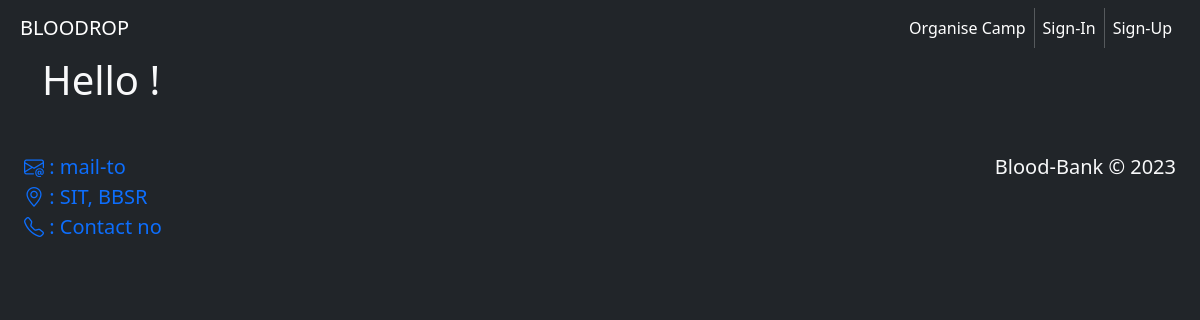
/hospital/, run on an earlier commit of the app's database.
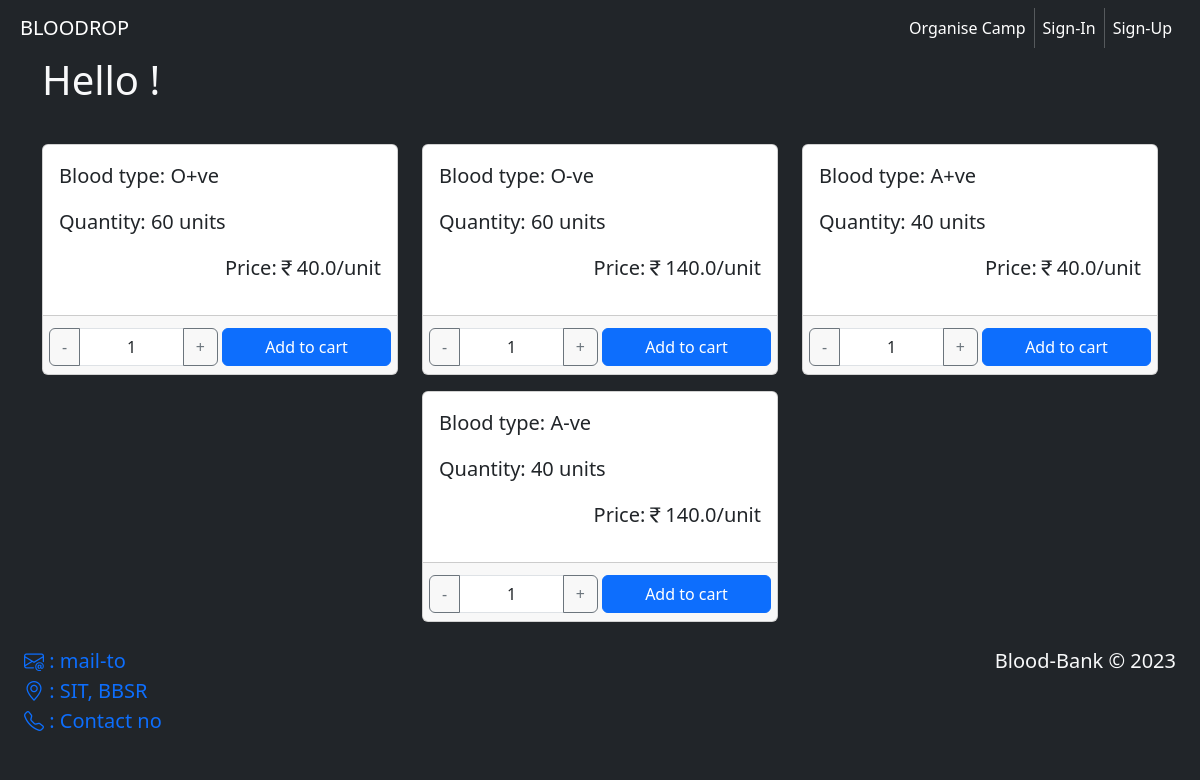
And on a later commit of the database.
### hospital/models.py (models this page shows, shortened)
class BloodDepot(models.Model):
    b_group = models.CharField(max_length=5)
    quantity = models.IntegerField()
    price = models.FloatField()

### hospital/views.py (the view)
# urls.py: path('',views.index,name='doner_home'),
def index(request):
    blood = BloodDepot.objects.all()
    context = {
        'blood':blood,
    }
    return render(request,'hospital/index.html',context)

### templates/hospital/index.html (shortened to what this page needs)
{% extends 'base.html' %}
{% load static %}
{% block css %}
<link rel="stylesheet" href="{% static 'css/hospital-index.css' %}">
{% endblock css %}
{% block content %}
    <div class="container">
        <h1 class="text-light"> Hello {{user.first_name}}!</h1><br>
        <div class="row">
            {% for b in blood %}
                <div class="col-md-4 mx-auto">
                    <div class="card my-2">
                        <div class="card-body">
                            <p class="lead">Blood type: {{b.b_group}}</p>
                            <div class="row">
                                <div class="col-auto">
                                    <p class="lead">Quantity: {{b.quantity}} units</p>
                                </div>
                                <div class="col-auto ms-auto">
                                    <p class="lead">Price:<i class="bi bi-currency-rupee"></i>{{b.price}}/unit</p>
                                </div>
                            </div>
                        </div>
                        <div class="card-footer">
                            <div class="row">
                                <form action="{% url 'add_to_cart' %}" method="post">
                                    <div class="row">
                                        <div class="col-md-6 g-1">
                                            <div class="input-group">
                                                <div class="dec btn btn-outline-secondary" type="button">-</div>
                                                <input type="number" name="quantity" class="form-control text-center" value="1" readonly>
                                                <div class="inc btn btn-outline-secondary" type="button">+</div>
                                            </div>
                                        </div>
                                        <div class="col-md-6 g-1">
                                            <input type="submit" value="Add to cart" class="w-100 btn btn-primary">
                                        </div>
                                    </div>
                                </form>
                            </div>
                        </div>
                    </div>
                </div>
            {% endfor %}
        </div>
    </div>
{% endblock content %}

### templates/base.html (shortened to what this page needs)
{% load static %}
<!DOCTYPE html>
<html lang="en">
<head>
    <link rel="stylesheet" href="{% static 'bs5/css/bootstrap.min.css' %}">
    <link rel="stylesheet" href="{% static 'css/base.css' %}">
    <link rel="stylesheet" href="https://cdn.jsdelivr.net/npm/bootstrap-icons@1.10.3/font/bootstrap-icons.css">
    {% block css %}
    {% endblock css %}
</head>
<body class="bg-dark">
    <div class="mx-lg-2">
        <nav class="navbar navbar-dark navbar-expand-lg sticky-top bg-dark">
            <div class="container-fluid">
                <a class="navbar-brand" href='{% url 'index' %}'> BLOODROP</a>
                <div class="collapse navbar-collapse" id="navbarSupportedContent">
                    <ul class="navbar-nav ms-auto mb-2 mb-lg-0">
                        {% if user.is_authenticated %}
                            {% if user.is_staff %}
                            <li class="nav-item dropdown">
                                <a class="nav-link dropdown-toggle" href="#" id="navbarDropdown" role="button"
                                    data-bs-toggle="dropdown" aria-expanded="false">
                                    Welcome {{user.first_name}}
                                </a>
                                <ul class="dropdown-menu" aria-labelledby="navbarDropdown">
                                    <li><a class="dropdown-item" href="{% url 'hospital_home' %}">Order Blood</a></li>
                                    <li><a class="dropdown-item" href="{% url 'hospital_cart' %}">Cart</a></li>
                                    <li><a class="dropdown-item" href="{% url 'hospital_track_order' %}">Track Order</a></li>
                                    <li>
                                        <hr class="dropdown-divider">
                                    </li>
                                    <li><a class="dropdown-item" href="{% url 'hospital_order_history' %}">Order History</a></li>
                                </ul>
                            </li>
                            <div class="vr text-light"></div>
                            <li class="nav-item">
                                <a class="nav-link active" aria-current="page" href="{% url 'logout' %}">Logout</a>
                            </li>
                            {% else %}
                            <li class="nav-item dropdown">
                                <a class="nav-link dropdown-toggle" href="#" id="navbarDropdown" role="button"
                                    data-bs-toggle="dropdown" aria-expanded="false">
                                    Welcome {{user.first_name}} {{user.last_name}}
                                </a>
                                <ul class="dropdown-menu" aria-labelledby="navbarDropdown">
                                    <li><a class="dropdown-item" href="{% url 'doner_home' %}">Donate Blood</a></li>
                                    <li><a class="dropdown-item" href="{% url 'doner_coupons' %}">Coupons</a></li>
                                    <li>
                                        <hr class="dropdown-divider">
                                    </li>
                                    <li><a class="dropdown-item" href="{% url 'doner_participation' user.email %}">Active Participations</a></li>
                                </ul>
                            </li>
                            <div class="vr text-light"></div>
                            <li class="nav-item">
                                <a class="nav-link active" aria-current="page" href='{% url 'logout' %}'>Logout</a>
                            </li>
                            {% endif %}
                        {% else %}
                        <li class="nav-item">
                            <a class="nav-link active" aria-current="page" href='{% url 'organize' %}'>Organise Camp</a>
                        </li>
                        <li class="nav-item">
                            <a class="nav-link active" aria-current="page" href='{% url 'donor_signin' %}'>Sign-In</a>
                        </li>
                        <li class="nav-item">
                            <a class="nav-link active" aria-current="page" href='{% url 'donor_signup' %}'>Sign-Up</a>
                        </li>
                        {% endif %}
                    </ul>
                </div>
            </div>
        </nav>
        {% block content %}
        {% endblock content %}
        <footer class="footer mt-auto bg-dark p-3 text-light">
            <div class="row lead">
                <div class="col mx-auto">
                    <a href="mailto:sitalpanigrahi87@gmail.com"><i class="bi bi-envelope-at"></i> : mail-to</a> <br>
                    <a href="https://goo.gl/maps/npL6DDFkMq6gEuRg6" target="_blank"><i class="bi bi-geo-alt"></i> : SIT, BBSR</a> <br>
                    <a href="tel:+"><i class="bi bi-telephone"></i> : Contact no</a>
                </div>
                <div class="col mx-auto align-middle text-end">
                    <p>Blood-Bank &copy; 2023</p>
                </div>
            </div>
        </footer>
    </div>
</body>
</html>

### static/css/base.css (style rules this page uses)
a { text-decoration: none; }

What changed in the data, as far as the page shows it:
added BloodDepot: b_group "O+ve", quantity "60", price "40.0"
added BloodDepot: b_group "O-ve", quantity "60", price "140.0"
added BloodDepot: b_group "A+ve", quantity "40", price "40.0"
added BloodDepot: b_group "A-ve", quantity "40", price "140.0"
